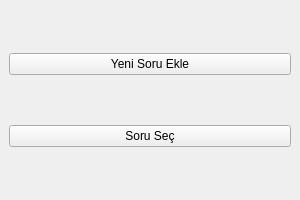
<?xml version="1.0" encoding="UTF-8"?>
<ui version="4.0">
 <class>MainWindow</class>
 <widget class="QMainWindow" name="MainWindow">
  <property name="geometry">
   <rect>
    <x>0</x>
    <y>0</y>
    <width>300</width>
    <height>200</height>
   </rect>
  </property>
  <property name="windowTitle">
   <string>MainWindow - ana.ui</string>
  </property>
  <widget class="QWidget" name="centralwidget">
   <layout class="QVBoxLayout" name="verticalLayout" stretch="0,0">
    <item>
     <widget class="QPushButton" name="btnYeniSoru">
      <property name="text">
       <string>Yeni Soru Ekle</string>
      </property>
     </widget>
    </item>
    <item>
     <widget class="QPushButton" name="btnSoruSec">
      <property name="text">
       <string>Soru Seç</string>
      </property>
     </widget>
    </item>
   </layout>
  </widget>
 </widget>
 <resources/>
 <connections/>
</ui>
